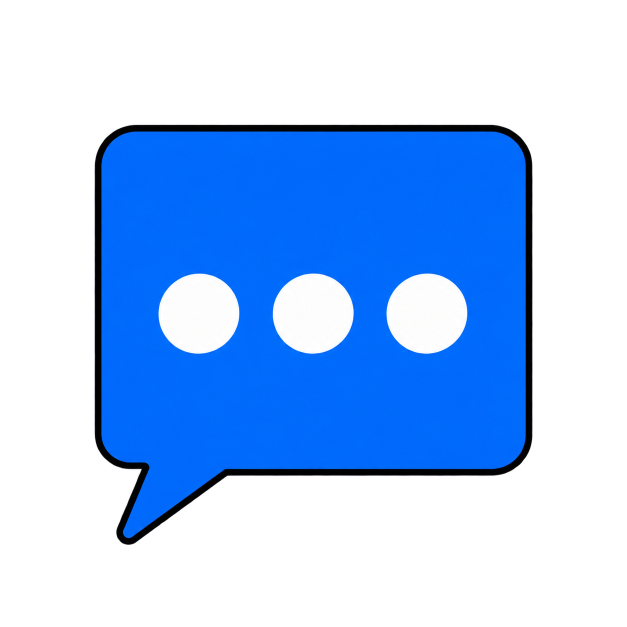
#> input picture assets/quipit.png, 1254 x 1254 px (shown at 1/2 size)
$ python prepare_icon.py
#> lines starting #> are read from the running program, lines starting #| are printed output that depends on the picture
"""Convert the approved PNG artwork to platform icon files (requires Pillow)."""
from pathlib import Path
from PIL import Image

ROOT = Path(__file__).resolve().parent.parent


def main():
    assets = ROOT / "assets"
    with Image.open(assets / "quipit.png") as source:
#> source is the input picture: PIL image 1254x1254 RGBA; mean R, G, B, A 9.9, 44.7, 92.9, 100.4
        image = source.convert("RGBA")
        image.resize((256, 256), Image.Resampling.LANCZOS).save(assets / "quipit-256.png")
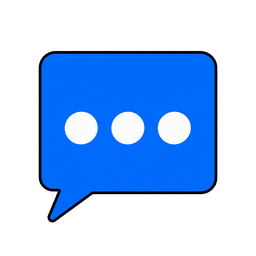
#> saved as quipit-256.png: PIL image 256x256 RGBA; mean R, G, B, A 9.8, 44.8, 92.5, 100.5; transparent parts drawn white
        image.save(assets / "quipit.ico", sizes=[(n, n) for n in [16, 24, 32, 48, 64, 128, 256]])
        image.resize((1024, 1024), Image.Resampling.LANCZOS).save(assets / "quipit.icns")
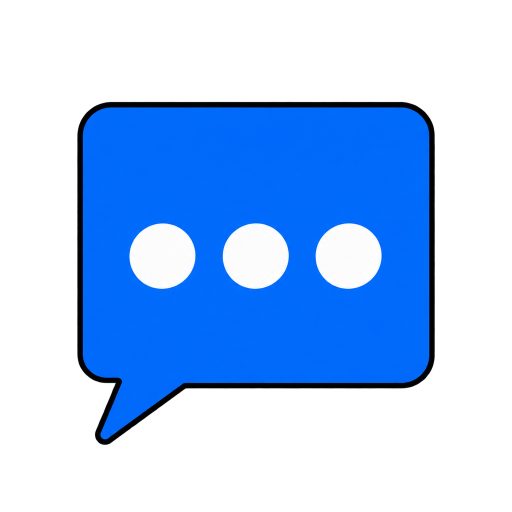
#> saved as quipit.icns: PIL image 1024x1024 RGBA (shown at 1/2 size); mean R, G, B, A 9.9, 44.7, 92.5, 100.4; transparent parts drawn white


if __name__ == "__main__":
    main()
